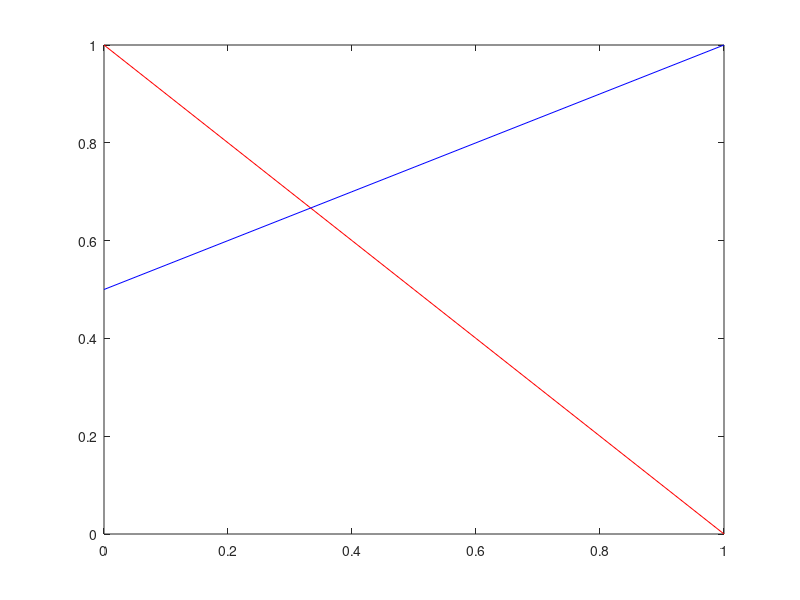

The MATLAB script that drew this image:
c = [1 1];
A = [1 1; -1 2];
b = [1; 1];

y1 = 0:0.1:max(b);

x21 = (b(1) - A(1,1)*y1)/A(1,2);
x22 = (b(2) - A(2,1)*y1)/A(2,2);

plot(y1, x21, 'r', y1, x22, 'b');

cx = find(y1 == 0);
c1 = find(x21 == 0);
c2 = find(x22 == 0);

line1 = [y1(:,[c1 cx]); x21(:,[c1 cx])]';
line2 = [y1(:,[c2 cx]); x22(:,[c2 cx])]';

corner_pts = unique([line1; line2], 'rows');
